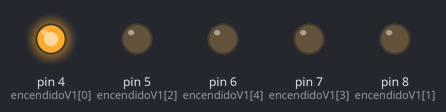
A sketch run on a simulated Arduino Uno, built with avr-gcc and run on an emulated ATmega328P. Parts: output pins drawn as LEDs (lit = HIGH).

Above: at 0.4 s.
At 1.9 s:
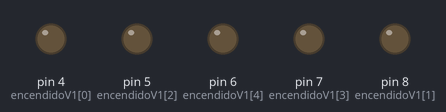
At 3.9 s:
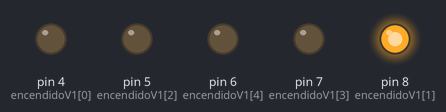
At 5.7 s:
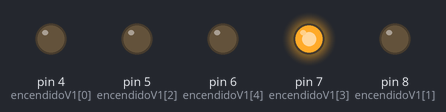
At 7.97 s:
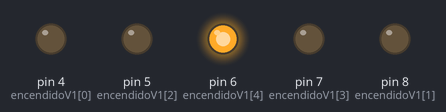
At 10.6 s:
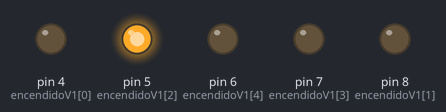
Timing chart, 0 to 10.9 s (numbered marks = the images above):
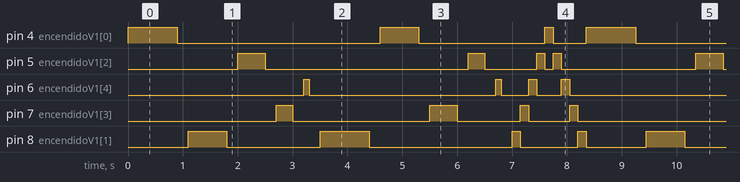

The sketch:

sketch_5leds_juegodeluces.ino
```cpp
#define tiempo 1100
#define tiempoDelay 200


int encendidoV1[] = {4,8,5,7,6};
int encendidoV2[] = {8,4,7,5,6};
int encendidoV3[] = {4,5,6,7,8};
void LuzLed1();


void setup()
{
  for (int i=0;i<5;i++)
   {
    pinMode(encendidoV1[i],OUTPUT);
    pinMode(encendidoV2[i],OUTPUT);
     pinMode(encendidoV3[i],OUTPUT);
   }
}

void loop()
{

    LuzLed1();

}

    void LuzLed1()
    {
      int i;
      int acumuladorTime;
       acumuladorTime=200;
      for (i=0;i<5;i++)
     {

      digitalWrite(encendidoV1[i], HIGH);
      delay(tiempo-acumuladorTime);
      digitalWrite(encendidoV1[i], LOW);
      delay(tiempoDelay);
      acumuladorTime=acumuladorTime+200;
     }
     acumuladorTime=200;
     for (i=0;i<5;i++)
     {
      digitalWrite(encendidoV2[i], HIGH);
      delay(tiempo-acumuladorTime);
      digitalWrite(encendidoV2[i], LOW);
      delay(tiempoDelay);
      acumuladorTime=acumuladorTime+200;
     }
       for (i=-4;i<5;i++)
     {
      digitalWrite(encendidoV3[abs(i)], HIGH);
      delay(150);
      digitalWrite(encendidoV3[abs(i)], LOW);
      delay(0);

     }
    }
```

Measured:
- by itself, pin 4 (encendidoV1[0]): repeats every 8.4 s: LOW 3.7 s, HIGH 0.70 s, LOW 2.3 s, HIGH 0.15 s, LOW 0.60 s, HIGH 0.90 s
- by itself, pin 8 (encendidoV1[1]): repeats every 8.4 s: LOW 1.7 s, HIGH 0.90 s, LOW 2.6 s, 2 × (HIGH 0.15 s, LOW 1.1 s), HIGH 0.70 s
- by itself, pin 7 (encendidoV1[3]): repeats every 8.4 s: LOW 2.5 s, HIGH 0.50 s, LOW 1.2 s, HIGH 0.15 s, LOW 0.75 s, HIGH 0.15 s, LOW 2.9 s, HIGH 0.30 s
- by itself, pin 5 (encendidoV1[2]): repeats every 8.4 s: LOW 3.7 s, HIGH 0.30 s, LOW 0.95 s, HIGH 0.15 s, LOW 0.15 s, HIGH 0.15 s, LOW 2.5 s, HIGH 0.50 s
